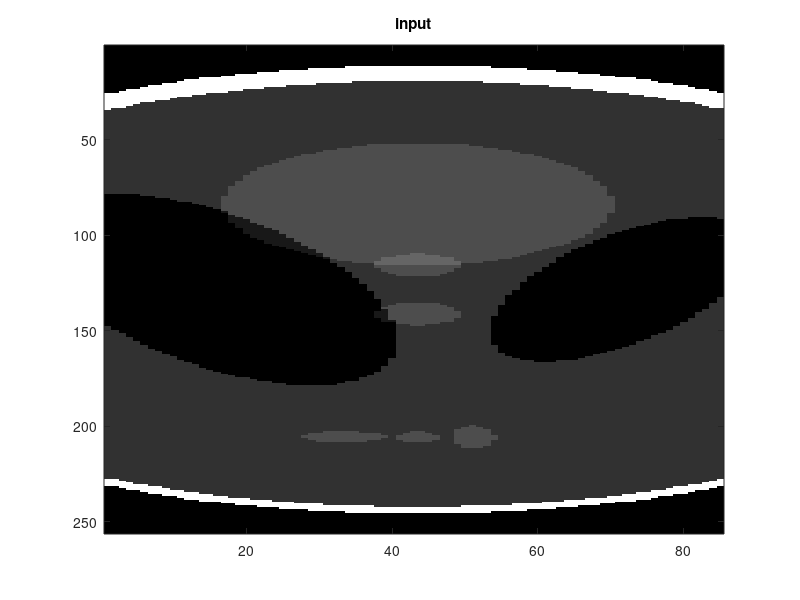
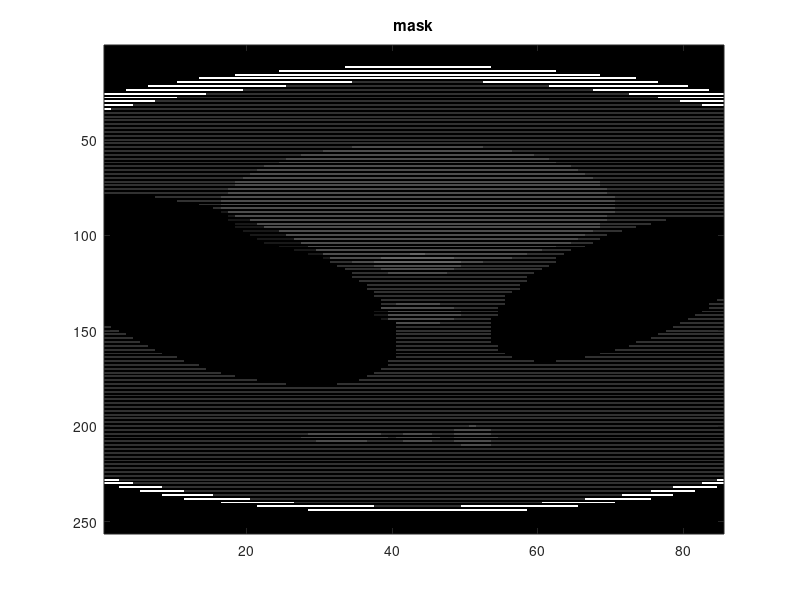
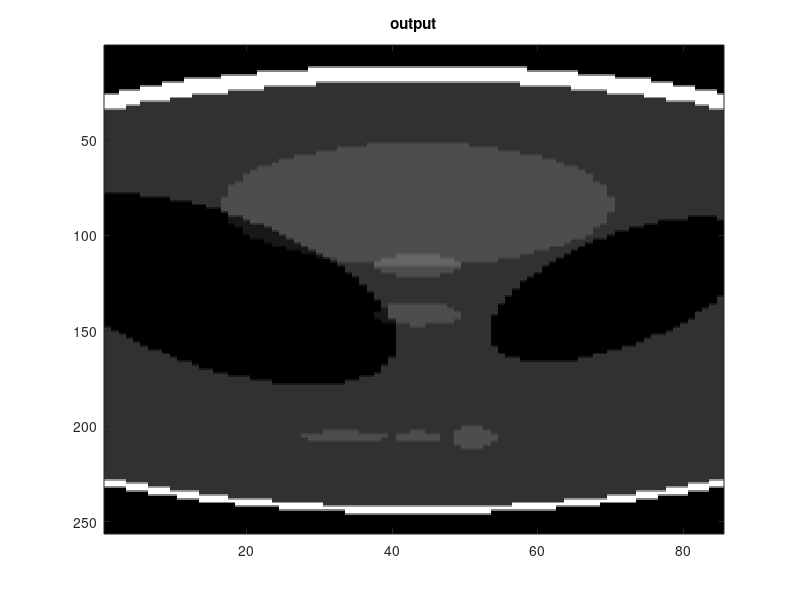

Here is the MATLAB script that generated these plots, in order:
close all;
clear;
clc;

%Input = rand(128,128);
Input = phantom(256);
height=size(Input,2);
width=size(Input,1);
Input=Input(:,floor(width/3)+1:floor(2*width/3));

height=size(Input,2);
width=size(Input,1);
oddrows  = 1:2:size(Input,1);
meanrows = 2:2:size(Input,1);
steps = 1:1:size(Input,1);

Mask = Input;
Mask(1:2:size(Input,1),:) = NaN;

Output = [];

for i = 1:height,
    % interpolate the odd rows
    Output(:,i) = interp1(oddrows,Input(oddrows,i),steps); 
end
%Output(:,:)=Input(1:2:size(Input,1),:);

screensize = get(0,'ScreenSize');
%ScreenSize is a four-element vector: [left, bottom, width, height]
figure('Position',[000 screensize(4)/3 screensize(3)/3 screensize(4)/3]);
colormap gray;
imagesc(Input);
title('input');

figure('Position',[200 screensize(4)/3 screensize(3)/3 screensize(4)/3]);
colormap gray;
imagesc(Mask);
title('mask');

figure('Position',[400 screensize(4)/3 screensize(3)/3 screensize(4)/3]);
colormap gray;
imagesc(Output);
title('output');